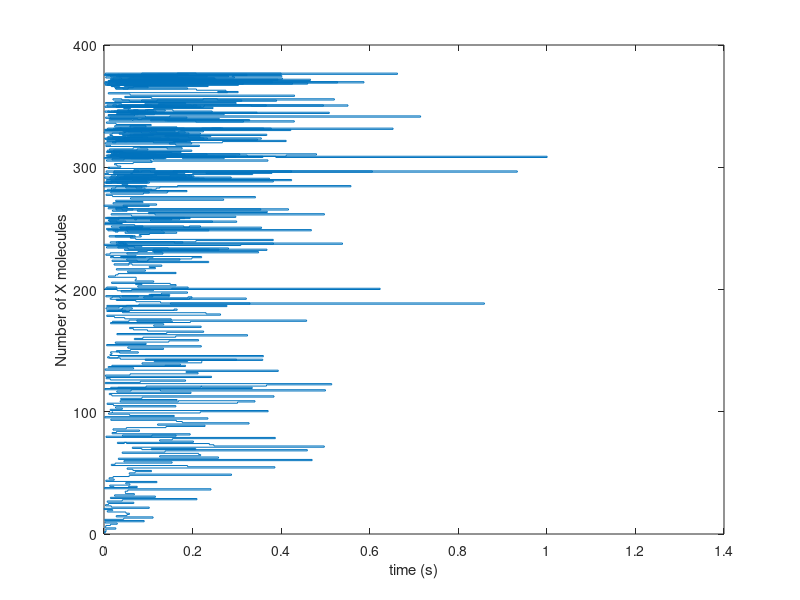

Write the MATLAB code that produced this figure.
%% HW3 for MATH531
% @Author: Baihan Lin
% @Date: Oct 2016

clear all; close all; clc;

%% Question 1

% part b)

% define rand seed and run time
rng(1);
Tmax = 1000;

% define variable
n = 0; % initial value
T(1) = 0; % start at time 0
X(1) = n; % at time 0, number of x molecule = n

% define concentration parameters
c = 100; % as an example
a = 1*c;
b = 1.5*c;

for t = 1:Tmax
    
    % define model parameters
    V = 100;
    alpha = 3*c^(-2)*t^(-1);
    beta = 0.6*c^(-2)*t^(-1);
    lamda = 2.95*t^(-1);
    delta = 0.25*t^(-1);
    
    % define CME parameters
    B = lamda*b + alpha*a*n*(n-1); % birth rate
    D = delta*n + beta*n*(n-1)*(n-2); % death rate
    
    % calculate Monte Carlo step
    time_B = -log(rand)./B; % waiting time for 1 birth
    time_D = -log(rand)./D; % waiting time for 1 death
    time = min(time_B, time_D); % Inter-step times
    
    if real(time_B) < real(time_D)
        n = n + 1;
    elseif real(time_B) > real(time_D)
        n = n - 1;
    end
    
    X(t) = n;
    T(t) = time;
    
end

figure();
stairs(T,X);
xlabel('time (s)');
ylabel('Number of X molecules');
